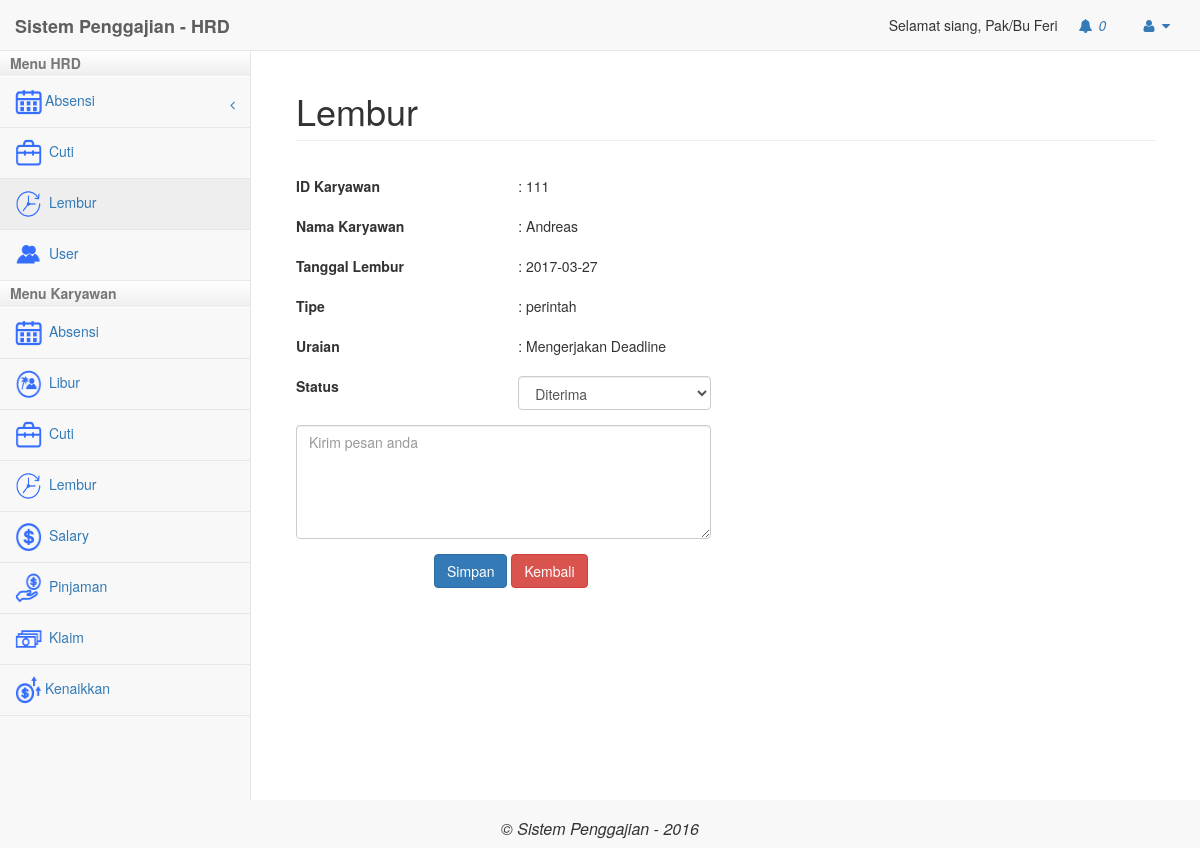
The app's page /hrd/index.php?modul=lembur&act=detailLembur&id=1 (signed in) with its own data.
### tables this page shows
CREATE TABLE `user` (
  `Id_User` int(11) NOT NULL,
  `Email` varchar(50) NOT NULL,
  `Password` varchar(30) NOT NULL,
  `Tgl_Lahir` date NOT NULL,
  `Nama` text NOT NULL,
  `status` varchar(20) NOT NULL,
  `Tgl_Join` date NOT NULL,
  `Jabatan` varchar(20) NOT NULL,
  `id_divisi` int(11) NOT NULL,
  `no_rekening` varchar(20) NOT NULL,
  `cabang` varchar(50) NOT NULL,
  `Level` int(11) NOT NULL,
  `gaji_pokok` int(11) NOT NULL,
  `tipe` varchar(50) NOT NULL,
  `tanggungan` int(3) NOT NULL
);

CREATE TABLE `lembur` (
  `id` int(11) NOT NULL,
  `id_karyawan` int(11) NOT NULL,
  `id_divisi` int(11) NOT NULL,
  `cabang` varchar(50) NOT NULL,
  `level` int(2) NOT NULL,
  `tanggal` date NOT NULL,
  `periode` varchar(50) NOT NULL,
  `tipe` varchar(20) NOT NULL,
  `uraian` text NOT NULL,
  `status` varchar(20) NOT NULL
);

### hrd/mod_lembur/detailLembur.php (the view, shortened to what this page needs)
<?php
	include '../config/koneksi.php';
	$id = $_GET['id'];
	$query = "SELECT * FROM lembur where id ='$id'";
		$hasil = mysqli_query($k, $query);
		$data = mysqli_fetch_array($hasil);
		$sql_karyawan = mysqli_query($k,"SELECT * FROM user WHERE Id_User = '$data[id_karyawan]'");
	$data_karyawan = mysqli_fetch_array($sql_karyawan);
?>
<form method="POST" action="../controller/doUpdateLembur.php" class="form-horizontal">
<div class="form-group"><label class="col-sm-3">
	ID Karyawan</label> <div class="col-sm-3">: <?php echo $data['id_karyawan']; ?>
</div></div>
<div class="form-group"><label class="col-sm-3">
	Nama Karyawan</label> <div class="col-sm-3">: <?php echo $data_karyawan['Nama']; ?>
</div></div>
	<div class="form-group"><label class="col-sm-3">
		Tanggal Lembur</label><div class="col-sm-3">: <?php echo $data['tanggal'] ?>
	</div></div>
	<div class="form-group"><label class="col-sm-3">
		Tipe</label> <div class="col-sm-3">: <?php echo $data['tipe'] ?>
	</div></div>
	<div class="form-group"><label class="col-sm-3">
		Uraian</label> <div class="col-sm-3">: <?php echo $data['uraian'] ?>
	</div></div>
	<div class="form-group"><label class="col-sm-3">
	Status</label> <div class="col-sm-3">
	<?php
		if($data['level'] == 4){
			echo "<select name='status_request' class='form-control'>";
			 if($data['status'] == "Diterima"){
				echo "<option value='Menunggu'>Menunggu</option>
				<option value='Diterima' selected>Diterima</option>
				<option value='Ditolak'>Ditolak</option>";
			}else{
				echo "<option value='Menunggu' selected>Menunggu</option>
				<option value='Diterima'>Diterima</option>
				<option value='Ditolak'>Ditolak</option>";
			}
			echo "</select>";
		}else{
			echo ": ".$data['status'];
		}
	?>
</div></div>
	<?php if($data['level'] == 4){
  echo "<div class='form-group'>
	<div class='col-sm-6'>
		<textarea name='msg' placeholder='Kirim pesan anda' class='form-control' rows='5' style='max-width:100%;'></textarea>
	</div>
 </div>
<div style='text-align:center;' class='col-sm-6'><input type='submit' value='Simpan' class='btn btn-primary'>  <a class='btn btn-danger' onclick='javascript:history.back()'>Kembali</a></div>";
	}else{
		echo "<div style='text-align:center;' class='col-sm-6'><a class='btn btn-danger' onclick='javascript:history.back()'>Kembali</a></div>";
	}
?>
	</form>

### hrd/index.php (shortened to what this page needs)
<?php
if(isset($_SESSION['login']) && $_SESSION['login'] == true){
	?>
	<?php
	require_once("../config/koneksi.php");
	$sql ="SELECT * FROM user WHERE Id_User=$_SESSION[id_karyawan]";
	$hasil2 = mysqli_query($k, $sql);
	$nama = mysqli_fetch_assoc($hasil2);
?>
<!DOCTYPE html>
<html lang="en">
<head>
    <link href="../libs/bower_components/bootstrap/dist/css/bootstrap.min.css" rel="stylesheet">
    <link href="../libs/bower_components/metisMenu/dist/metisMenu.min.css" rel="stylesheet">
    <link href="../libs/dist/css/sb-admin-2.css" rel="stylesheet">
    <link href="../libs/bower_components/font-awesome/css/font-awesome.min.css" rel="stylesheet" type="text/css">
	<?php
	$id_karyawan = $_SESSION['id_karyawan'];
		$sql_notifikasi1 = mysqli_query($k,"SELECT * FROM notifikasi WHERE level = '4' AND divisi = '2' AND isRead = 'n'");
		$sql_notifikasi2 = mysqli_query($k,"SELECT * FROM notifikasi WHERE id_penerima = '$id_karyawan' AND isRead = 'n'");
?>
</head>
<body>
    <div id="wrapper">
        <nav class="navbar navbar-default navbar-static-top" role="navigation" style="margin-bottom: 0">
            <div class="navbar-header">
                <a class="navbar-brand" href="index.php"><b>Sistem Penggajian - HRD</b></a>
            </div>
            <ul class="nav navbar-top-links navbar-right">
				<?php echo "Selamat siang, Pak/Bu ".$nama['Nama'];?>
                 <li class="dropdown" onclick="notif()">
                    <a class="dropdown-toggle" data-toggle="dropdown" href="#">
                        <i class="fa fa-bell fa-fw"></i>
							<i id="cekNotif"><?php echo mysqli_num_rows($sql_notifikasi1)+mysqli_num_rows($sql_notifikasi2); ?></i>
                    </a>
                </li>
                <li class="dropdown">
                    <a class="dropdown-toggle" data-toggle="dropdown" href="#">
                        <i class="fa fa-user fa-fw"></i>  <i class="fa fa-caret-down"></i>
                    </a>
                </li>
            </ul>
<div class="navbar-default sidebar" role="navigation">
                <div class="sidebar-nav navbar-collapse">
					<div id="accordion">
					<h2>Menu HRD</h2>
						<div class="isi">
						<ul class="nav in" id="side-menu">
							<li>
								<a href="#"><span class="icon-navigasi"><img src="../libs/images/icon-absensi.png" class=""/></span><span class="fa arrow" style="top:11px;position:relative;"></span>Absensi</a>
							</li>
							<li>
								<a href="?modul=cuti"><span class="icon-navigasi"><img src="../libs/images/icon-cuti.png" class=""/></span> Cuti</a>
							</li>
							<li>
								<a href="?modul=lembur"><span class="icon-navigasi"><img src="../libs/images/icon-lembur.png" class=""/></span> Lembur</a>
							</li>
							<li>
								<a href="?modul=user"><span class="icon-navigasi"><img src="../libs/images/icon-user.png" class=""/></span> User</a>
							</li>
						</ul>
						</div>
					<h2>Menu Karyawan</h2>
						<div class="isi">
							<ul class="nav" id="side-menu">
								<li>
									<a href="?modul=karyawanAbsensi"><span class="icon-navigasi"><img src="../libs/images/icon-absensi.png" class=""/></span> Absensi</a>
								</li>
								<li>
									<a href="?modul=karyawanLibur"><span class="icon-navigasi"><img src="../libs/images/icon-libur.png" class=""/></span> Libur</a>
								</li>
								<li>
									<a href="?modul=karyawanCuti"><span class="icon-navigasi"><img src="../libs/images/icon-cuti.png" class=""/></span> Cuti</a>
								</li>
								<li>
									<a href="?modul=karyawanLembur"><span class="icon-navigasi"><img src="../libs/images/icon-lembur.png" class=""/></span> Lembur</a>
								</li>
								<li>
									<a href="?modul=karyawanSalary"><span class="icon-navigasi"><img src="../libs/images/icon-salary.png" class=""/></span> Salary</a>
								</li>
								<li>
									<a href="?modul=karyawanPinjaman"><span class="icon-navigasi"><img src="../libs/images/icon-loan.png" class=""/></span> Pinjaman</a>
								</li>
								<li>
									<a href="?modul=karyawanKlaim"><span class="icon-navigasi"><img src="../libs/images/icon-klaim.png" class=""/></span> Klaim</a>
								</li>
								<li>
									<a href="?modul=karyawanKenaikkan"><span class="icon-navigasi"><img src="../libs/images/icon-kenaikkan.png" class=""/></span>Kenaikkan </a>
								</li>
							</ul>
						</div>
					</div>
                </div>
            </div>
        </nav>
	<?php
	if(isset($_GET['modul'])){
		$modul = $_GET['modul'];
	}else{
		$modul="";
	}
?>
        <div id="page-wrapper">
            <div class="container-fluid">
                <div class="row">
                     <div class="col-lg-12">
                        <h1 class="page-header"><?php
							if($modul != ""){
								if($modul == "kenaikkan"){
									$judul = "Kenaikkan Gaji";
								}elseif($modul == "pinjaman"){
									$judul = "Pinjaman";
								}elseif($modul == "absensi"){
									$judul = "Absensi";
								}elseif($modul == "libur"){
									$judul = "Libur";
								}elseif($modul == "cuti"){
									$judul = "Cuti";
								}elseif($modul == "lembur"){
									$judul = "Lembur";
								}elseif($modul == "salary"){
									$judul = "Salary";
								}elseif($modul == "klaim"){
									$judul = "Klaim";
								}elseif($modul == "user"){
									$judul = "User";
								}elseif($modul == "penilaian"){
									$judul = "Penilaian";
								}elseif($modul == "karyawanPinjaman"){
									$judul = "Pinjaman - Karyawan";
								}elseif($modul == "karyawanKenaikkan"){
									$judul = "Kenaikkan Gaji - Karyawan";
								}elseif($modul == "karyawanKlaim"){
									$judul = "Klaim - Karyawan";
								}elseif($modul == "karyawanCuti"){
									$judul = "Cuti - Karyawan";
								}elseif($modul == "karyawanSalary"){
									$judul = "Salary - Karyawan";
								}elseif($modul == "karyawanLembur"){
									$judul = "Lembur - Karyawan";
								}elseif($modul == "karyawanLibur"){
									$judul = "Libur - Karyawan";
								}elseif($modul == "karyawanAbsensi"){
									$judul = "Absensi - Karyawan";
								}elseif($modul == "uploadAbsensi"){
									$judul = "Upload File Absensi";
								}elseif($modul == "notifikasi"){
									$judul = "Notifikasi";
								}elseif($modul == "profile"){
									$judul = "User Profile";
								}
							}else{
								$judul = "Dashboard";
								$modul = "dashboard";
							}
							echo $judul;
						?></h1>
                    </div>
				</div>
					<div class="row">
						<div class="panel-body">
<?php
switch($modul){
	?>
<?php
	case "lembur" :
		include "mod_lembur/lembur.php";
	break;
}
?>
                       </div>
                    </div>
            </div>
        </div>
			</div>
		<div class="navbar-header" style="width:100%">
            <h1 style="font-size: 16px; text-align: center;"><i>&copy; Sistem Penggajian - 2016</i> </h1>
        </div>
</body>
</html>
<?php
}
else{
	header("Location:../index.php");
}
?>

### hrd/index.php (style rules this page uses)
#accordion h2 { cursor: pointer; font-size: 14px; background: -webkit-linear-gradient(bottom, #eee, #fff) !important; padding: 5px 10px; margin: 0; border-bottom: 1px solid #fff; font-weight:bold; color: #777; }
#accordion h2.aktif { background: -webkit-linear-gradient(bottom, #eee, #fff); }
.icon-navigasi img { width: 30px; height: 30px; padding-right:3px; }

### records on screen
user: Nama "Feri"
lembur: id_karyawan "111", tanggal "2017-03-27", tipe "perintah", uraian "Mengerjakan Deadline", status_request "Diterima"
user: Nama "Andreas"

### other values on screen
mysqli_num_rows($sql_notifikasi1)+mysqli_num_rows($sql_notifikasi2) "0"
$judul "Lembur"
